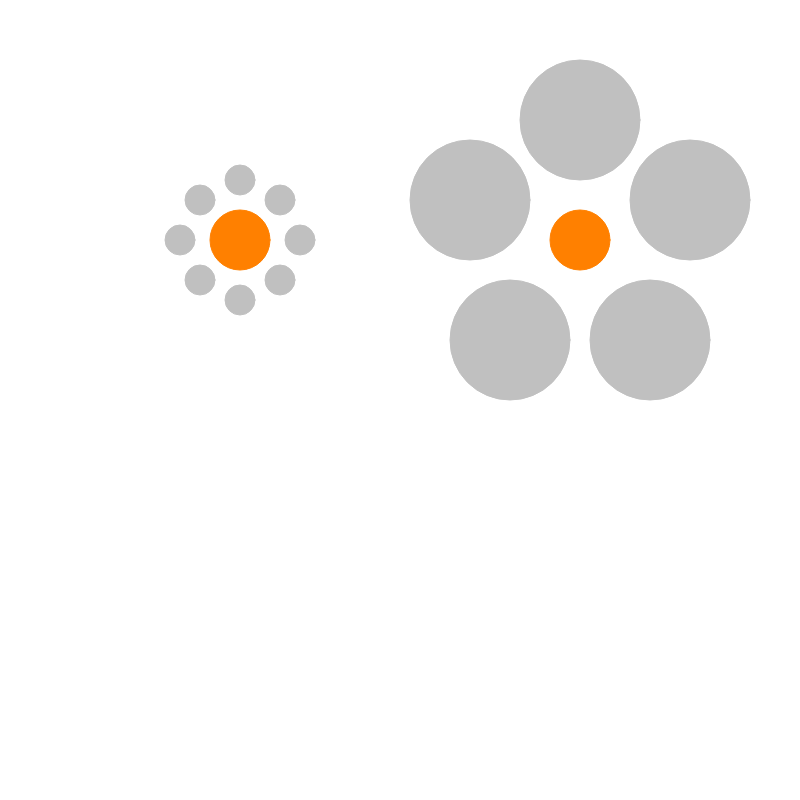
Frame 1 (no input)
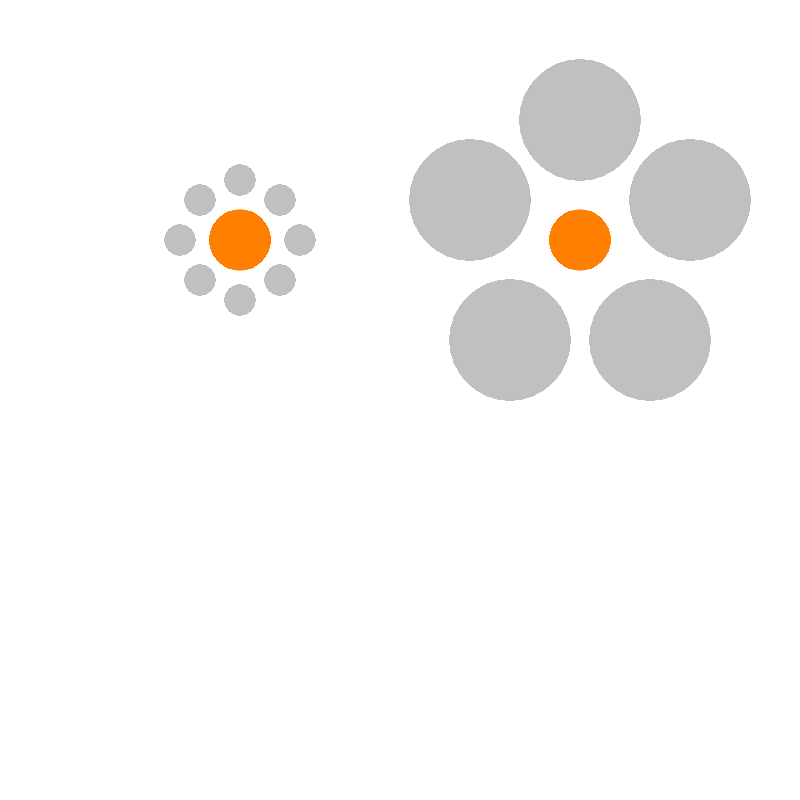
Frame 60 (no input)
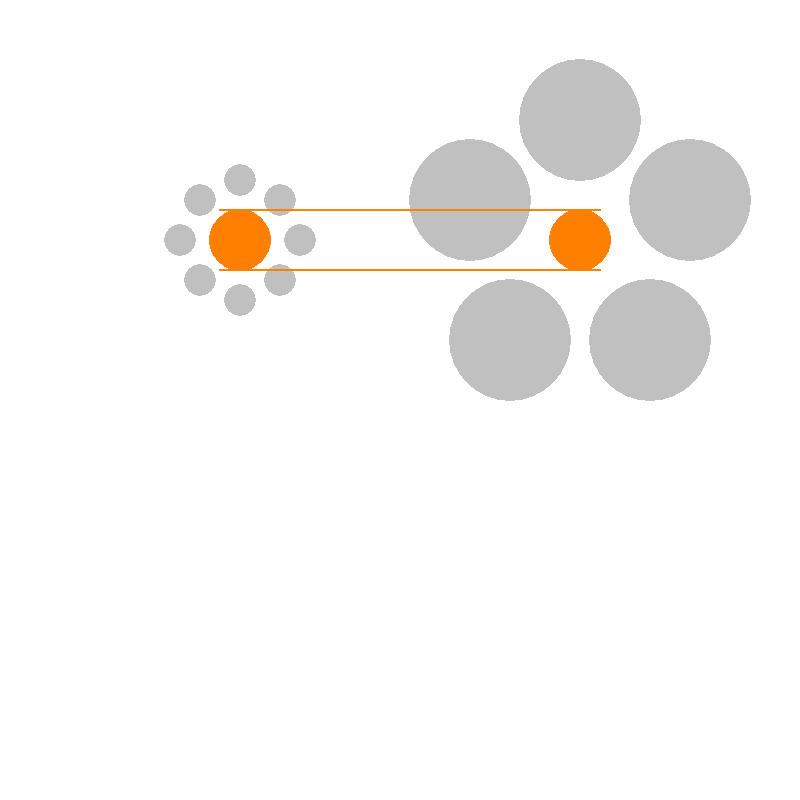
Frame 120 (the mouse pressed at the canvas centre since frame 60)

The p5.js sketch that drew these frames (run headless with seeded random() and noise() and a simulated clock; from frame 60 on, the mouse is pressed at the canvas centre):

// p5.js sketch
// ── sketch.js
function setup() {
	createCanvas(800, 800);	
}	


function draw() {
	if (mouseIsPressed) {

		stroke(255,128,0);
		line(220, 210, 600, 210);
		line(220, 270, 600, 270);		
		
	} else {

		stroke(255);
		line(220, 210, 600, 210);
		line(220, 270, 600, 270);	
	
		stroke(255,128,0);
		fill(255,128,0);

		
		ellipse(240, 240, 60, 60);		
		ellipse(580, 240, 60, 60);

		stroke(192,192,192);
		fill(192,192,192);
		
		ellipse(240, 180, 30, 30);
		ellipse(240, 300, 30, 30);	
		ellipse(180, 240, 30, 30);			
		ellipse(300, 240, 30, 30);			
		ellipse(200, 280, 30, 30);
		ellipse(280, 200, 30, 30);
		ellipse(200, 200, 30, 30);	
		ellipse(280, 280, 30, 30);
		
		ellipse(580, 120, 120, 120);
		ellipse(470, 200, 120, 120);
		ellipse(690, 200, 120, 120);
		ellipse(510, 340, 120, 120);
		ellipse(650, 340, 120, 120);		
	}
}
